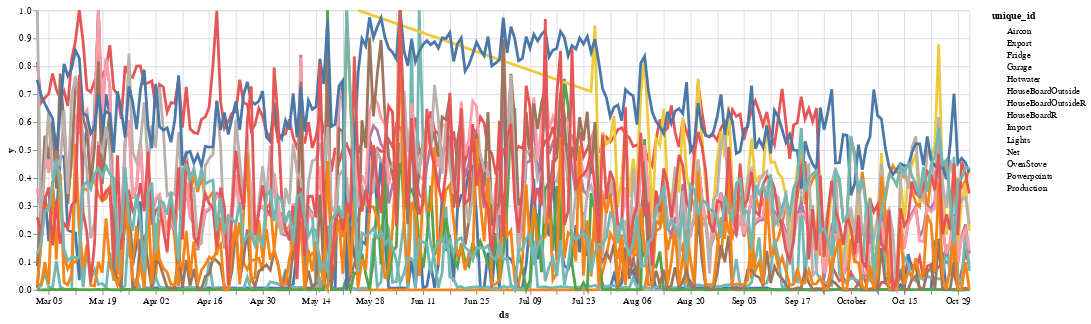

Notebook source saved alongside this figure:
### Code cell
altair_plot(df)

### Figure 1 — Vega-Lite specification as saved in the notebook (floating-point values rounded to 4 significant figures; data arrays with more than 128 entries replaced by an {"elided": "..."} marker saying what was removed)
{"config": {"view": {"continuousWidth": 300, "continuousHeight": 300}}, "layer": [{"mark": {"type": "circle"}, "encoding": {"color": {"field": "unique_id", "type": "nominal"}, "opacity": {"value": 0}, "x": {"field": "ds", "type": "temporal"}, "y": {"field": "y", "type": "quantitative"}}, "name": "view_5"}, {"mark": {"type": "line"}, "encoding": {"color": {"field": "unique_id", "type": "nominal"}, "size": {"condition": {"test": {"not": {"param": "param_5"}}, "value": 1}, "value": 3}, "x": {"field": "ds", "type": "temporal"}, "y": {"field": "y", "type": "quantitative"}}}], "data": {"name": "data-30c57d9e288bd443efe2ef7e75d33e3a"}, "params": [{"name": "param_5", "select": {"type": "point", "fields": ["unique_id"], "nearest": true, "on": "mouseover"}, "bind": "legend", "views": ["view_5"]}], "width": 1000, "$schema": "https://vega.github.io/schema/vega-lite/v5.15.1.json", "datasets": {"data-30c57d9e288bd443efe2ef7e75d33e3a": {"elided": "3430 records"}}}
